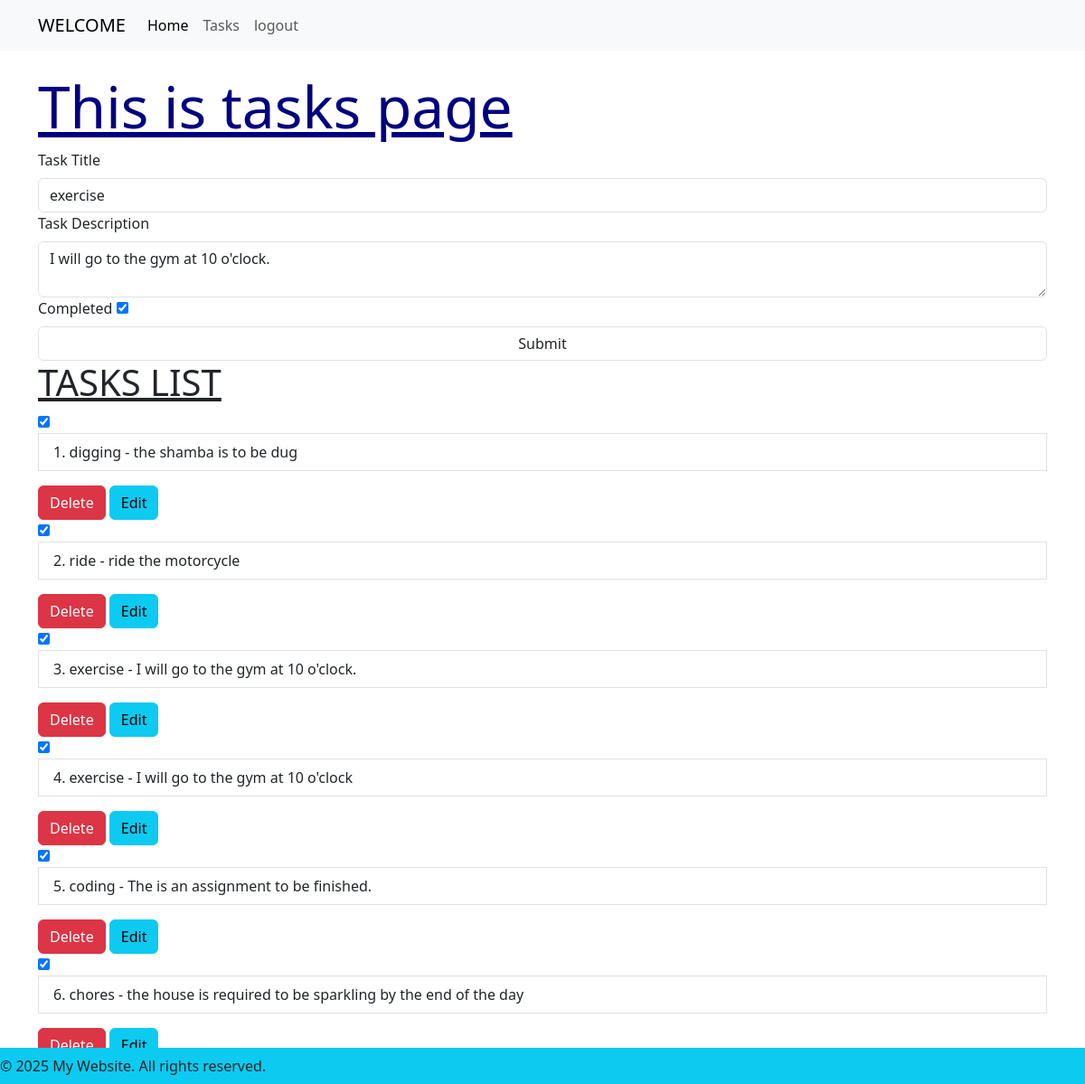
Page /edit_task/6 (signed in) on the committed database.
### app/models.py (models this page shows, shortened)
class Task(db.Model):
    id = db.Column(db.Integer, primary_key=True)
    description = db.Column(db.Text, nullable=False)
    title = db.Column(db.String(20), nullable=False)
    completed = db.Column(db.Boolean, default=False)
    user_id = db.Column(db.Integer, db.ForeignKey('user.id'), nullable=False)

### app/routes.py (the view)
@app.route('/edit_task/<int:task_id>', methods=['GET','POST'])
@login_required
def edit_task(task_id):
    task = Task.query.get_or_404(task_id)
    form = Taskform()
    if request.method == 'POST' and form.validate_on_submit():
        task.title = form.title.data
        task.description = form.description.data
        task.completed = form.completed.data
        db.session.commit()
        flash (f'Task {task.title} updated successfully!','success')
        return redirect(url_for('tasks'))
    elif request.method == 'GET':
        form.title.data = task.title
        form.description.data = task.description
        form.completed.data = task.completed
    tasks = Task.query.all()
    return render_template('tasks.html', title='Edit Tasks', form=form, tasks=tasks, edit_task=True)

### app/forms.py
class Taskform(FlaskForm):
    title = StringField('Task Title', validators=[DataRequired()])
    description = TextAreaField('Task Description', validators=[DataRequired()])
    completed = BooleanField('Completed')
    submit = SubmitField('Submit')

### app/models.py (called while the page is built)
@login_manager.user_loader
def load_user(user_id):
    return User.query.get(user_id)

### app/templates/tasks.html (shortened to what this page needs)
{% extends "base.html" %}
{% block content %}
<h1 style="color: navy;font-size: 4em;text-decoration: underline;">{% if edit_mode %} Edit Task {% else %}This is tasks page {% endif %}</h1>
<form action="{% if edit_mode %} {{ url_for('edit_task', task_id=request.view_args.task_id) }}{% else %} {{ url_for('tasks') }} {% endif %}" method="post">
    {{ form.title.label(class="form-label") }}
    {{ form.title(size=20, class_="form-control w-100") }}
    {{ form.description.label(class="form-label") }}
    {{ form.description(class_="form-control w-100") }}
    {{ form.completed.label(class="form-label")}}
    {{ form.completed }}
    {{ form.submit(class_="btn-primary form-control w-100") }}
</form>
<h1  style="text-decoration: underline; ">TASKS LIST</h1>
<div  class="list-group">
    {% for task in tasks|reverse %}
    <form action="{{ url_for('toggle_task', task_id=task.id) }}" method="post" style="display: inline-block;">
    <input type="checkbox"
    {% if task.completed %} checked
    {% endif %}
    onchange="this.form.submit()"
id="tasks-{{ task.id }}">
</form>
<p class="list-group-item">{{ loop.index }}. {{ task.title }}  -  {{ task.description }}</p>
<form action="{{ url_for('delete_task', task_id=task.id) }}" method="post" onsubmit="return confirm('Are you sure you want to delete this task?');">
    <button type="submit" class="btn btn-danger btn-xx-lg">Delete</button>
    <a href="{{ url_for('edit_task', task_id=task.id) }}" class="btn btn-info btn-xx-lg">Edit</a>
</form>
    {% endfor %}
</div>
{% endblock %}

### rows in the picture
Task: title "exercise", description "I will go to the gym at 10 o'clock.", completed "☑"
Task: completed "☑", title "digging", description "the shamba is to be dug"
Task: completed "☑", title "ride", description "ride the motorcycle"
Task: completed "☑", title "exercise", description "I will go to the gym at 10 o'clock"
Task: completed "☑", title "coding", description "The is an assignment to be finished."
Task: completed "☑", title "chores", description "the house is required to be sparkling by the end of the day"
